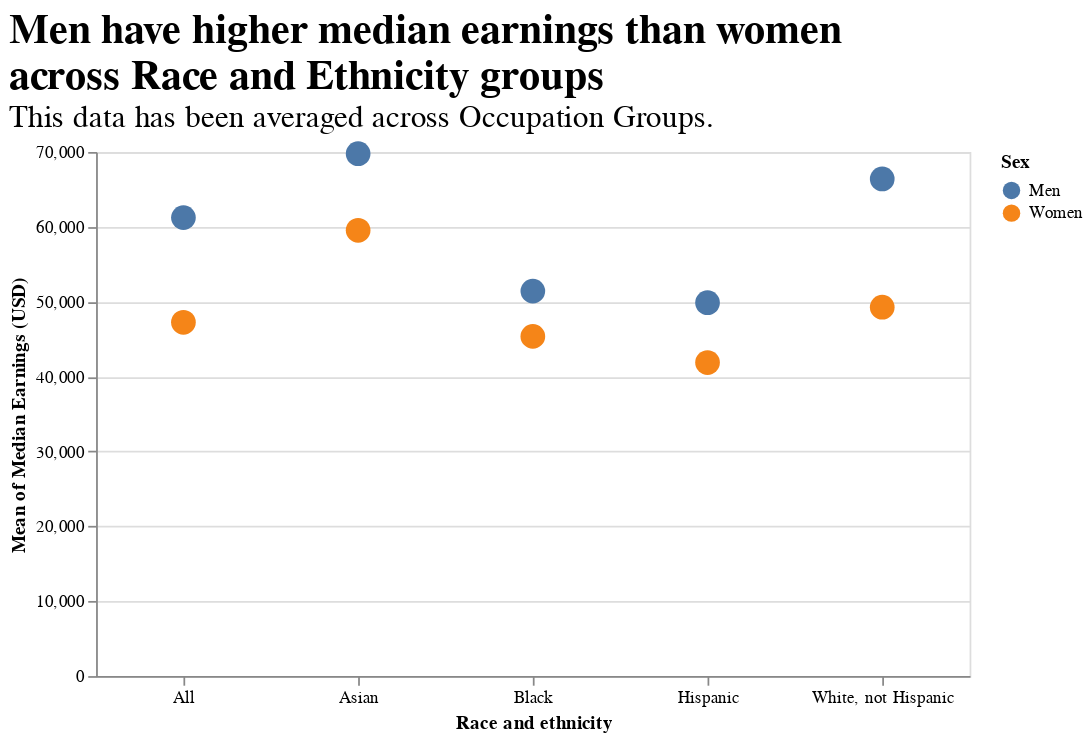

Notebook source saved alongside this figure:
### Code cell
earnest_1 = alt.Chart(df).mark_circle().encode(
    x=alt.X("Race and ethnicity", axis=alt.Axis(labelAngle=0)),
    y=alt.Y("Median Earnings (USD)", aggregate="mean"),
    color=alt.Color("Sex"),
    size=alt.value(200),
).properties(
    width=500,
    title=alt.Title(
        ["Men have higher median earnings than women", "across Race and Ethnicity groups"],
        fontSize=24,
        align='left',
        anchor='start',
        subtitle="This data has been averaged across Occupation Groups.",
        subtitleFontSize=18,
    ),
)
earnest_1.save("earnest_1.png")
earnest_1

### Figure 1 — Vega-Lite specification as saved in the notebook (floating-point values rounded to 4 significant figures)
{"config": {"view": {"continuousWidth": 300, "continuousHeight": 300}}, "data": {"name": "data-85918c79e5a9da0a26d53ca38d8541a4"}, "mark": {"type": "circle"}, "encoding": {"color": {"field": "Sex", "type": "nominal"}, "size": {"value": 200}, "x": {"axis": {"labelAngle": 0}, "field": "Race and ethnicity", "type": "nominal"}, "y": {"aggregate": "mean", "field": "Median Earnings (USD)", "type": "quantitative"}}, "title": {"text": ["Men have higher median earnings than women", "across Race and Ethnicity groups"], "align": "left", "anchor": "start", "fontSize": 24, "subtitle": "This data has been averaged across Occupation Groups.", "subtitleFontSize": 18}, "width": 500, "$schema": "https://vega.github.io/schema/vega-lite/v5.20.1.json", "datasets": {"data-85918c79e5a9da0a26d53ca38d8541a4": [{"Sex": "Men", "Race and ethnicity": "All", "Median Earnings (USD)": 61200.0, "Occupation Group": "All Groups"}, {"Sex": "Women", "Race and ethnicity": "All", "Median Earnings (USD)": 51220.0, "Occupation Group": "All Groups"}, {"Sex": "Men", "Race and ethnicity": "Asian", "Median Earnings (USD)": 81830.0, "Occupation Group": "All Groups"}, {"Sex": "Women", "Race and ethnicity": "Asian", "Median Earnings (USD)": 63750.0, "Occupation Group": "All Groups"}, {"Sex": "Men", "Race and ethnicity": "Black", "Median Earnings (USD)": 50120.0, "Occupation Group": "All Groups"}, {"Sex": "Women", "Race and ethnicity": "Black", "Median Earnings (USD)": 46520.0, "Occupation Group": "All Groups"}, {"Sex": "Men", "Race and ethnicity": "Hispanic", "Median Earnings (USD)": 45770.0, "Occupation Group": "All Groups"}, {"Sex": "Women", "Race and ethnicity": "Hispanic", "Median Earnings (USD)": 39480.0, "Occupation Group": "All Groups"}, {"Sex": "Men", "Race and ethnicity": "White, not Hispanic", "Median Earnings (USD)": 69710.0, "Occupation Group": "All Groups"}, {"Sex": "Women", "Race and ethnicity": "White, not Hispanic", "Median Earnings (USD)": 55320.0, "Occupation Group": "All Groups"}, {"Sex": "Men", "Race and ethnicity": "All", "Median Earnings (USD)": 91970.0, "Occupation Group": "Management, business, and financial"}, {"Sex": "Women", "Race and ethnicity": "All", "Median Earnings (USD)": 72120.0, "Occupation Group": "Management, business, and financial"}, {"Sex": "Men", "Race and ethnicity": "Asian", "Median Earnings (USD)": 117400.0, "Occupation Group": "Management, business, and financial"}, {"Sex": "Women", "Race and ethnicity": "Asian", "Median Earnings (USD)": 86910.0, "Occupation Group": "Management, business, and financial"}, {"Sex": "Men", "Race and ethnicity": "Black", "Median Earnings (USD)": 70970.0, "Occupation Group": "Management, business, and financial"}, {"Sex": "Women", "Race and ethnicity": "Black", "Median Earnings (USD)": 65550.0, "Occupation Group": "Management, business, and financial"}, {"Sex": "Men", "Race and ethnicity": "Hispanic", "Median Earnings (USD)": 72370.0, "Occupation Group": "Management, business, and financial"}, {"Sex": "Women", "Race and ethnicity": "Hispanic", "Median Earnings (USD)": 61570.0, "Occupation Group": "Management, business, and financial"}, {"Sex": "Men", "Race and ethnicity": "White, not Hispanic", "Median Earnings (USD)": 97640.0, "Occupation Group": "Management, business, and financial"}, {"Sex": "Women", "Race and ethnicity": "White, not Hispanic", "Median Earnings (USD)": 75290.0, "Occupation Group": "Management, business, and financial"}, {"Sex": "Men", "Race and ethnicity": "All", "Median Earnings (USD)": 86380.0, "Occupation Group": "Professional and related"}, {"Sex": "Women", "Race and ethnicity": "All", "Median Earnings (USD)": 62280.0, "Occupation Group": "Professional and related"}, {"Sex": "Men", "Race and ethnicity": "Asian", "Median Earnings (USD)": 105000.0, "Occupation Group": "Professional and related"}, {"Sex": "Women", "Race and ethnicity": "Asian", "Median Earnings (USD)": 90280.0, "Occupation Group": "Professional and related"}, {"Sex": "Men", "Race and ethnicity": "Black", "Median Earnings (USD)": 71280.0, "Occupation Group": "Professional and related"}, {"Sex": "Women", "Race and ethnicity": "Black", "Median Earnings (USD)": 57670.0, "Occupation Group": "Professional and related"}, {"Sex": "Men", "Race and ethnicity": "Hispanic", "Median Earnings (USD)": 71280.0, "Occupation Group": "Professional and related"}, {"Sex": "Women", "Race and ethnicity": "Hispanic", "Median Earnings (USD)": 57100.0, "Occupation Group": "Professional and related"}, {"Sex": "Men", "Race and ethnicity": "White, not Hispanic", "Median Earnings (USD)": 87180.0, "Occupation Group": "Professional and related"}, {"Sex": "Women", "Race and ethnicity": "White, not Hispanic", "Median Earnings (USD)": 62420.0, "Occupation Group": "Professional and related"}, {"Sex": "Men", "Race and ethnicity": "All", "Median Earnings (USD)": 41050.0, "Occupation Group": "Service"}, {"Sex": "Women", "Race and ethnicity": "All", "Median Earnings (USD)": 31730.0, "Occupation Group": "Service"}, {"Sex": "Men", "Race and ethnicity": "Asian", "Median Earnings (USD)": 37050.0, "Occupation Group": "Service"}, {"Sex": "Women", "Race and ethnicity": "Asian", "Median Earnings (USD)": 32190.0, "Occupation Group": "Service"}, {"Sex": "Men", "Race and ethnicity": "Black", "Median Earnings (USD)": 35940.0, "Occupation Group": "Service"}, {"Sex": "Women", "Race and ethnicity": "Black", "Median Earnings (USD)": 32570.0, "Occupation Group": "Service"}, {"Sex": "Men", "Race and ethnicity": "Hispanic", "Median Earnings (USD)": 36650.0, "Occupation Group": "Service"}, {"Sex": "Women", "Race and ethnicity": "Hispanic", "Median Earnings (USD)": 30270.0, "Occupation Group": "Service"}, {"Sex": "Men", "Race and ethnicity": "White, not Hispanic", "Median Earnings (USD)": 46610.0, "Occupation Group": "Service"}, {"Sex": "Women", "Race and ethnicity": "White, not Hispanic", "Median Earnings (USD)": 32280.0, "Occupation Group": "Service"}, {"Sex": "Men", "Race and ethnicity": "All", "Median Earnings (USD)": 61910.0, "Occupation Group": "Sales and related"}, {"Sex": "Women", "Race and ethnicity": "All", "Median Earnings (USD)": 40540.0, "Occupation Group": "Sales and related"}, {"Sex": "Men", "Race and ethnicity": "Asian", "Median Earnings (USD)": 61680.0, "Occupation Group": "Sales and related"}, {"Sex": "Women", "Race and ethnicity": "Asian", "Median Earnings (USD)": null, "Occupation Group": "Sales and related"}, {"Sex": "Men", "Race and ethnicity": "Black", "Median Earnings (USD)": 45110.0, "Occupation Group": "Sales and related"}, {"Sex": "Women", "Race and ethnicity": "Black", "Median Earnings (USD)": 37160.0, "Occupation Group": "Sales and related"}, {"Sex": "Men", "Race and ethnicity": "Hispanic", "Median Earnings (USD)": 48000.0, "Occupation Group": "Sales and related"}, {"Sex": "Women", "Race and ethnicity": "Hispanic", "Median Earnings (USD)": 32030.0, "Occupation Group": "Sales and related"}, {"Sex": "Men", "Race and ethnicity": "White, not Hispanic", "Median Earnings (USD)": 71390.0, "Occupation Group": "Sales and related"}, {"Sex": "Women", "Race and ethnicity": "White, not Hispanic", "Median Earnings (USD)": 42420.0, "Occupation Group": "Sales and related"}, {"Sex": "Men", "Race and ethnicity": "All", "Median Earnings (USD)": 51160.0, "Occupation Group": "Office and admin support"}, {"Sex": "Women", "Race and ethnicity": "All", "Median Earnings (USD)": 43090.0, "Occupation Group": "Office and admin support"}, {"Sex": "Men", "Race and ethnicity": "Asian", "Median Earnings (USD)": 57960.0, "Occupation Group": "Office and admin support"}, {"Sex": "Women", "Race and ethnicity": "Asian", "Median Earnings (USD)": 46540.0, "Occupation Group": "Office and admin support"}, {"Sex": "Men", "Race and ethnicity": "Black", "Median Earnings (USD)": 51120.0, "Occupation Group": "Office and admin support"}, {"Sex": "Women", "Race and ethnicity": "Black", "Median Earnings (USD)": 41010.0, "Occupation Group": "Office and admin support"}, {"Sex": "Men", "Race and ethnicity": "Hispanic", "Median Earnings (USD)": 42330.0, "Occupation Group": "Office and admin support"}, {"Sex": "Women", "Race and ethnicity": "Hispanic", "Median Earnings (USD)": 40740.0, "Occupation Group": "Office and admin support"}, {"Sex": "Men", "Race and ethnicity": "White, not Hispanic", "Median Earnings (USD)": 55050.0, "Occupation Group": "Office and admin support"}, {"Sex": "Women", "Race and ethnicity": "White, not Hispanic", "Median Earnings (USD)": 45800.0, "Occupation Group": "Office and admin support"}, {"Sex": "Men", "Race and ethnicity": "All", "Median Earnings (USD)": 49380.0, "Occupation Group": "Nat resources and construction"}, {"Sex": "Women", "Race and ethnicity": "All", "Median Earnings (USD)": 41490.0, "Occupation Group": "Nat resources and construction"}, {"Sex": "Men", "Race and ethnicity": "Asian", "Median Earnings (USD)": 50890.0, "Occupation Group": "Nat resources and construction"}, {"Sex": "Women", "Race and ethnicity": "Asian", "Median Earnings (USD)": null, "Occupation Group": "Nat resources and construction"}, {"Sex": "Men", "Race and ethnicity": "Black", "Median Earnings (USD)": 44830.0, "Occupation Group": "Nat resources and construction"}, {"Sex": "Women", "Race and ethnicity": "Black", "Median Earnings (USD)": null, "Occupation Group": "Nat resources and construction"}, {"Sex": "Men", "Race and ethnicity": "Hispanic", "Median Earnings (USD)": 40850.0, "Occupation Group": "Nat resources and construction"}, {"Sex": "Women", "Race and ethnicity": "Hispanic", "Median Earnings (USD)": null, "Occupation Group": "Nat resources and construction"}, {"Sex": "Men", "Race and ethnicity": "White, not Hispanic", "Median Earnings (USD)": 53100.0, "Occupation Group": "Nat resources and construction"}, {"Sex": "Women", "Race and ethnicity": "White, not Hispanic", "Median Earnings (USD)": 44140.0, "Occupation Group": "Nat resources and construction"}, {"Sex": "Men", "Race and ethnicity": "All", "Median Earnings (USD)": 46830.0, "Occupation Group": "Production and transportation"}, {"Sex": "Women", "Race and ethnicity": "All", "Median Earnings (USD)": 35580.0, "Occupation Group": "Production and transportation"}, {"Sex": "Men", "Race and ethnicity": "Asian", "Median Earnings (USD)": 46380.0, "Occupation Group": "Production and transportation"}, {"Sex": "Women", "Race and ethnicity": "Asian", "Median Earnings (USD)": 37540.0, "Occupation Group": "Production and transportation"}, {"Sex": "Men", "Race and ethnicity": "Black", "Median Earnings (USD)": 41970.0, "Occupation Group": "Production and transportation"}, {"Sex": "Women", "Race and ethnicity": "Black", "Median Earnings (USD)": 37120.0, "Occupation Group": "Production and transportation"}, {"Sex": "Men", "Race and ethnicity": "Hispanic", "Median Earnings (USD)": 41720.0, "Occupation Group": "Production and transportation"}, {"Sex": "Women", "Race and ethnicity": "Hispanic", "Median Earnings (USD)": 31970.0, "Occupation Group": "Production and transportation"}, {"Sex": "Men", "Race and ethnicity": "White, not Hispanic", "Median Earnings (USD)": 50580.0, "Occupation Group": "Production and transportation"}, {"Sex": "Women", "Race and ethnicity": "White, not Hispanic", "Median Earnings (USD)": 36480.0, "Occupation Group": "Production and transportation"}]}}
